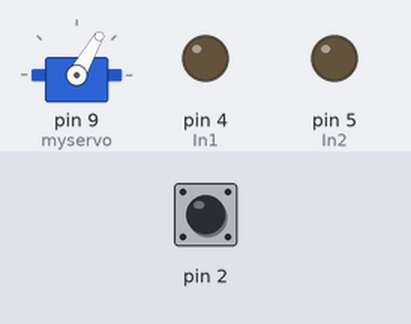
Bench run of a sketch on a simulated Arduino Uno, built with avr-gcc and run on an emulated ATmega328P. Parts: servo, output pins drawn as LEDs (lit = HIGH). The test bench sets the inputs (shaded band); at power-on: pin 2 LOW. What the sketch prints to the serial monitor is not drawn.

Above: at 1.2 s.
1.3 s: pin 2 driven HIGH
At 2.5 s:
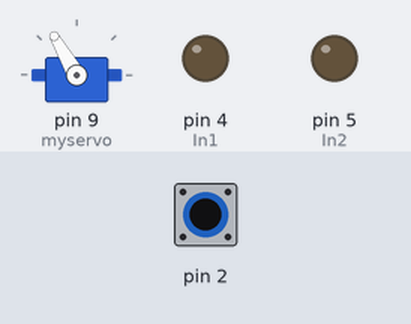
2.8 s: pin 2 pulsed LOW 2 times (0.12 s each, 0.3 s apart)
At 4.1 s:
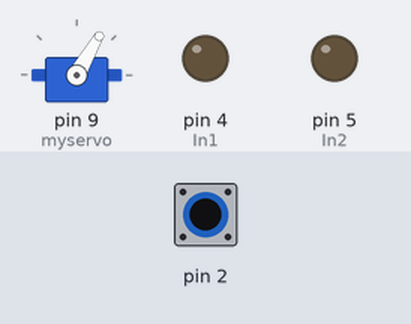
4.9 s: pin 2 driven LOW
At 5.5 s:
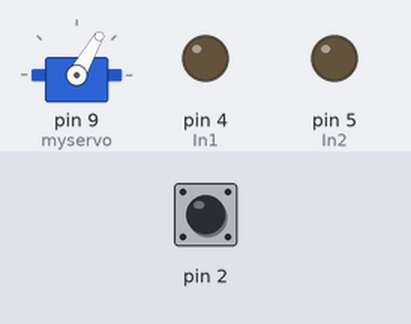
Timing chart, 0 to 7.9 s (numbered marks = the images above; inputs shaded):
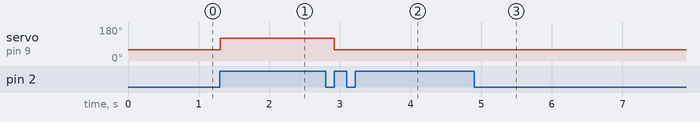

Measured:
- after the input at 1.3 s, servo on pin 9 (myservo): 60° → 120° at once
- after the input at 2.8 s, servo on pin 9 (myservo): 120° → 60° after 0.12 s
- after the input at 4.9 s, servo on pin 9 (myservo): stays 60° (without the input it goes to 120° after 0.52 s)

The sketch:

touch_sensor.ino
```cpp
#include <Servo.h>

const int In1 = 4;
const int In2 = 5;

Servo myservo;

void setup() {
  myservo.attach(9);
  // put your setup code here, to run once:

  pinMode(2,INPUT);
  pinMode(In1, OUTPUT);
  pinMode(In2, OUTPUT);
  Serial.begin(9600);
  myservo.write(60);
}

int button=0;
void loop() {
  // put your main code here, to run repeatedly:
  button=digitalRead(2);
  if(button){
    Serial.println("open");
    myservo.write(120);
    // mopen();
    // delay(500);
    // mstop();
    while(button)
      button=digitalRead(2);
    while(!button)
      button=digitalRead(2);
    if(button){
      Serial.println("close");
      myservo.write(60);
      // mclose();
      delay(2500);
      // mstop();
    }
  }
  Serial.println(button);
  // mfront();
  // delay(125);
  // mstop();
  // delay(2000);
  // // mstop();

}

void mclose(){
  digitalWrite(In1, HIGH);
  digitalWrite(In2, LOW);
}
void mopen(){
  // digitalWrite(In1, LOW);
  // digitalWrite(In2, HIGH);
  analogWrite(In1,0);
  analogWrite(In2, 120);
}

void mstop(){
  digitalWrite(In1, LOW);
  digitalWrite(In2, LOW);
}
```
